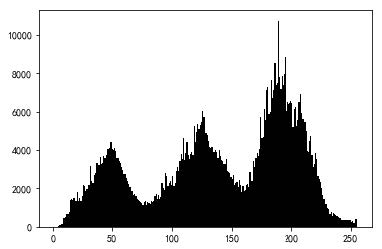
#> input picture 実験9/ex8-6.jpg, 382 x 249 px
$ python 9-3.py
#> lines starting #> are read from the running program, lines starting #| are printed output that depends on the picture
import matplotlib.pyplot as plt
import numpy as np
from PIL import Image
im=np.array(Image.open("./ex8-6.jpg"))
#> im is the input picture: shape (249, 382, 3); min 0, max 255, mean 203.6
n=int(im.size/3)
#> n = 95118
hd=256*[0]
row=im.shape[0]
#> row = 249
col=im.shape[1]
#> col = 382
for i in range(row):
    for j in range(col):
        v=im[i,j,0]*0.299+im[i,j,1]*0.587+im[i,j,2]*0.114
        hd[int(v)]+=1
#> after the loop, hd = 256 values, max 70730 at index 255, min 0 at index 2, mean 371.6
        #hd[i*col+j]=v
#plt.hist(hd,256,color='k')
bar_width=1
index=range(256)
plt.bar(index,hd,bar_width,alpha=1,color='k')
plt.show()
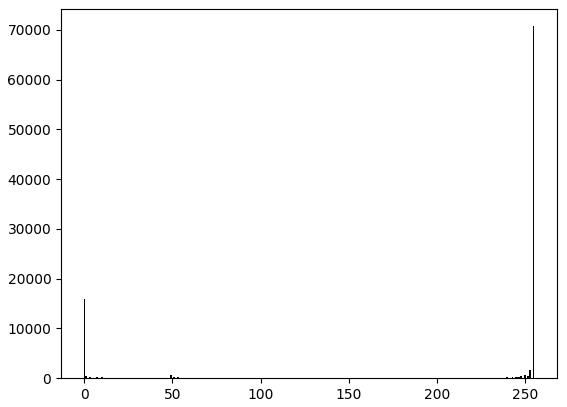
#> figure drawn by matplotlib, 1 panel; tallest bar 70730 high, from x = 254.5 to 255.5
